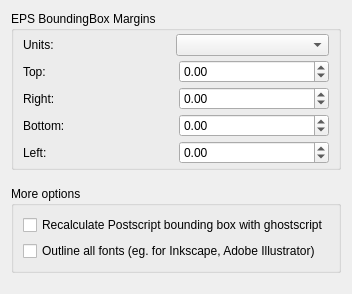
         <widget class="QWidget" name="tabAdvancedLatex">
          <attribute name="title">
           <string>LaTeX &amp;&amp; Image</string>
          </attribute>
          <layout class="QGridLayout" name="lyt_tabAdvancedLatex">
           <property name="verticalSpacing">
            <number>16</number>
           </property>
           <item row="0" column="0">
            <widget class="QGroupBox" name="gbxEPSBoundingBox">
             <property name="title">
              <string>EPS BoundingBox Margins</string>
             </property>
             <layout class="QGridLayout" name="lyt_gbxEPSBoundingBox">
              <property name="topMargin">
               <number>3</number>
              </property>
              <property name="bottomMargin">
               <number>3</number>
              </property>
              <property name="verticalSpacing">
               <number>4</number>
              </property>
              <item row="5" column="0">
               <widget class="QLabel" name="lblBBorderOffset">
                <property name="text">
                 <string>Bottom:</string>
                </property>
                <property name="wordWrap">
                 <bool>false</bool>
                </property>
               </widget>
              </item>
              <item row="4" column="0">
               <widget class="QLabel" name="lblRBorderOffset">
                <property name="text">
                 <string>Right:</string>
                </property>
                <property name="wordWrap">
                 <bool>false</bool>
                </property>
               </widget>
              </item>
              <item row="3" column="0">
               <widget class="QLabel" name="lblTBorderOffset">
                <property name="text">
                 <string>Top:</string>
                </property>
                <property name="wordWrap">
                 <bool>false</bool>
                </property>
               </widget>
              </item>
              <item row="3" column="1">
               <widget class="KLFUnitSpinBox" name="spnTBorderOffset">
                <property name="decimals">
                 <number>2</number>
                </property>
                <property name="minimum">
                 <double>-9999.000000000000000</double>
                </property>
                <property name="maximum">
                 <double>9999.000000000000000</double>
                </property>
                <property name="singleStep">
                 <double>1.000000000000000</double>
                </property>
                <property name="value">
                 <double>0.000000000000000</double>
                </property>
               </widget>
              </item>
              <item row="4" column="1">
               <widget class="KLFUnitSpinBox" name="spnRBorderOffset">
                <property name="decimals">
                 <number>2</number>
                </property>
                <property name="minimum">
                 <double>-9999.000000000000000</double>
                </property>
                <property name="maximum">
                 <double>9999.000000000000000</double>
                </property>
                <property name="singleStep">
                 <double>1.000000000000000</double>
                </property>
                <property name="value">
                 <double>0.000000000000000</double>
                </property>
               </widget>
              </item>
              <item row="5" column="1">
               <widget class="KLFUnitSpinBox" name="spnBBorderOffset">
                <property name="decimals">
                 <number>2</number>
                </property>
                <property name="minimum">
                 <double>-9999.000000000000000</double>
                </property>
                <property name="maximum">
                 <double>9999.000000000000000</double>
                </property>
                <property name="singleStep">
                 <double>1.000000000000000</double>
                </property>
                <property name="value">
                 <double>0.000000000000000</double>
                </property>
               </widget>
              </item>
              <item row="0" column="0" colspan="2">
               <layout class="QHBoxLayout" name="hlytEPSBBoxUnits">
                <item>
                 <widget class="QLabel" name="lblEPSBBoxUnits">
                  <property name="text">
                   <string>Units:</string>
                  </property>
                 </widget>
                </item>
                <item>
                 <widget class="KLFUnitChooser" name="cbxEPSBBoxUnits">
                  <property name="klfUnits" stdset="0">
                   <string>Postscript Point=pt=1;Millimeter=mm=2.835;Centimeter=cm=28.35;1/8 th inch=1/8 in=9;Inch=in=72</string>
                  </property>
                 </widget>
                </item>
               </layout>
              </item>
              <item row="6" column="0">
               <widget class="QLabel" name="lblLBorderOffset">
                <property name="text">
                 <string>Left:</string>
                </property>
                <property name="wordWrap">
                 <bool>false</bool>
                </property>
               </widget>
              </item>
              <item row="6" column="1">
               <widget class="KLFUnitSpinBox" name="spnLBorderOffset">
                <property name="decimals">
                 <number>2</number>
                </property>
                <property name="minimum">
                 <double>-9999.000000000000000</double>
                </property>
                <property name="maximum">
                 <double>9999.000000000000000</double>
                </property>
                <property name="singleStep">
                 <double>1.000000000000000</double>
                </property>
                <property name="value">
                 <double>0.000000000000000</double>
                </property>
               </widget>
              </item>
             </layout>
            </widget>
           </item>
           <item row="3" column="0">
            <spacer name="vspcAdvancedLatex">
             <property name="orientation">
              <enum>Qt::Vertical</enum>
             </property>
             <property name="sizeHint" stdset="0">
              <size>
               <width>10</width>
               <height>10</height>
              </size>
             </property>
            </spacer>
           </item>
           <item row="1" column="0">
            <widget class="QGroupBox" name="gbxMoreOptions">
             <property name="title">
              <string>More options</string>
             </property>
             <layout class="QGridLayout" name="lyt_gbxMoreOptions">
              <item row="1" column="0">
               <widget class="QCheckBox" name="chkOutlineFonts">
                <property name="text">
                 <string>Outline all fonts (eg. for Inkscape, Adobe Illustrator)</string>
                </property>
               </widget>
              </item>
              <item row="0" column="0">
               <widget class="QCheckBox" name="chkCalcEPSBoundingBox">
                <property name="text">
                 <string>Recalculate Postscript bounding box with ghostscript</string>
                </property>
               </widget>
              </item>
             </layout>
            </widget>
           </item>
          </layout>
         </widget>
